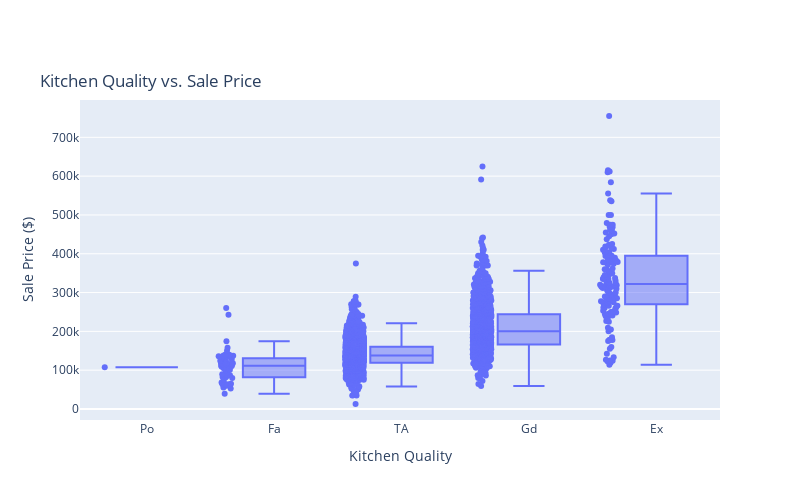

Notebook code cell kept with this figure:
### Code cell
fig = px.box(housing, x='KitchenQual', y='SalePrice', points="all",
             title='Kitchen Quality vs. Sale Price',
             labels={'KitchenQual': 'Kitchen Quality', 'SalePrice': 'Sale Price ($)'},
             category_orders={'KitchenQual': ['Po', 'Fa', 'TA', 'Gd', 'Ex']})

fig.update_layout(
    title=dict(y=0.85),
    height=500,
    width=800)

fig.show()

fig.write_image("images/kitchen_price.png")

### Figure 1 — Plotly figure (JSON) as saved in the notebook; plotly's stock layout.template omitted (floating-point values rounded to 4 significant figures; data arrays with more than 128 entries replaced by an {"elided": "..."} marker saying what was removed)
{"data": [{"alignmentgroup": "True", "boxpoints": "all", "hovertemplate": "Kitchen Quality=%{x}<br>Sale Price ($)=%{y}<extra></extra>", "legendgroup": "", "marker": {"color": "#636efa"}, "name": "", "notched": false, "offsetgroup": "", "orientation": "v", "showlegend": false, "type": "box", "x": {"elided": "2579 str values"}, "x0": " ", "xaxis": "x", "y": {"elided": "2579 int values"}, "y0": " ", "yaxis": "y"}], "layout": {"boxmode": "group", "height": 500, "legend": {"tracegroupgap": 0}, "title": {"text": "Kitchen Quality vs. Sale Price", "y": 0.85}, "width": 800, "xaxis": {"anchor": "y", "categoryarray": ["Po", "Fa", "TA", "Gd", "Ex"], "categoryorder": "array", "domain": [0, 1], "title": {"text": "Kitchen Quality"}}, "yaxis": {"anchor": "x", "domain": [0, 1], "title": {"text": "Sale Price ($)"}}}}
